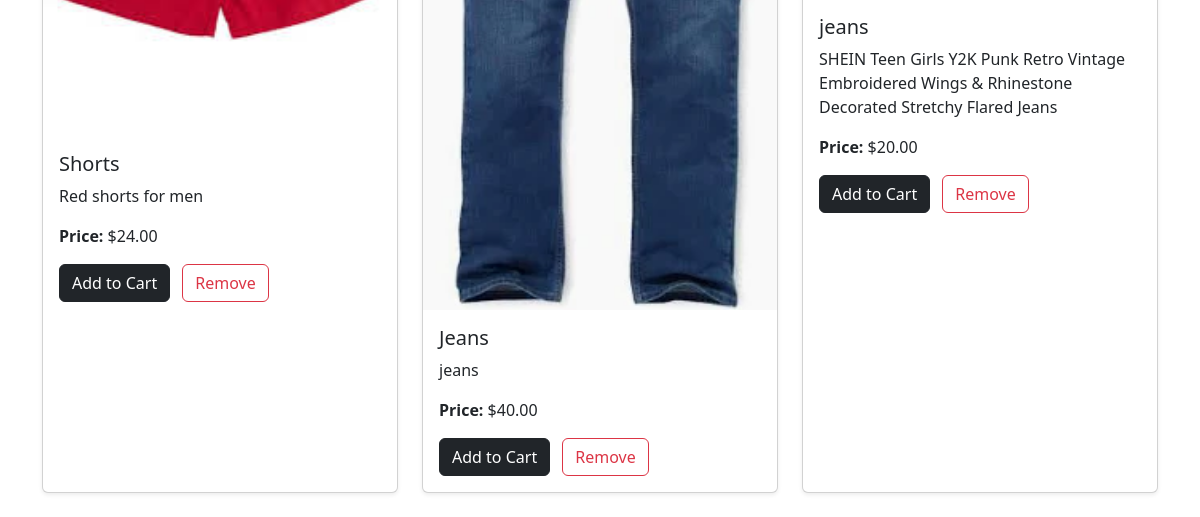
Page /wishlist/ (signed in, lower part) on the earlier database version.
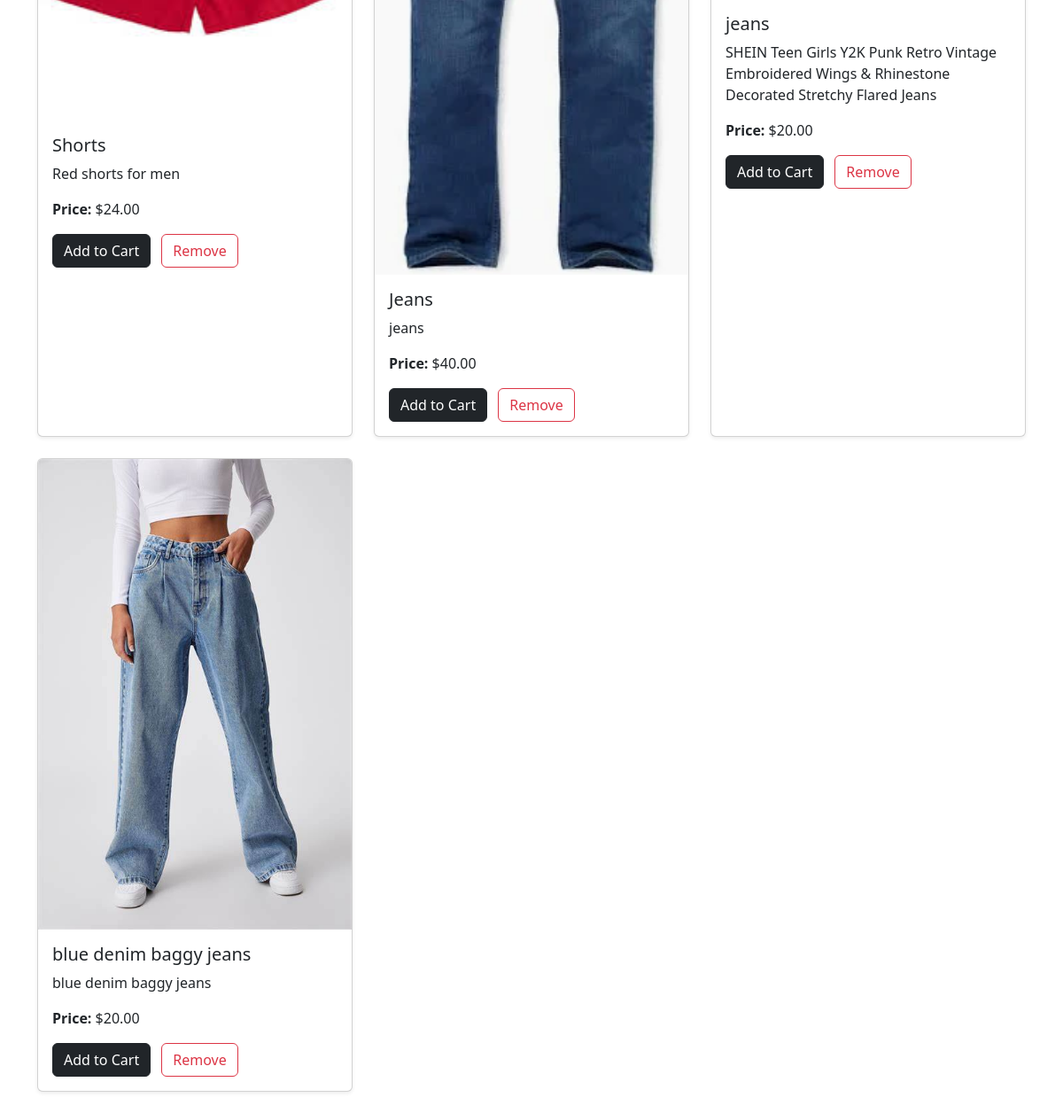
Same page on the later database version.
### wishlist/models.py (models this page shows, shortened)
class Wishlist(models.Model):
    customer = models.ForeignKey(settings.AUTH_USER_MODEL, on_delete=models.CASCADE, related_name='wishlist')
    product = models.ForeignKey(Product, on_delete=models.CASCADE)
    added_at = models.DateTimeField(auto_now_add=True)
    class Meta:
        constraints = [
            models.UniqueConstraint(fields=['customer', 'product'], name='unique_wishlist_item')
        ]

### store/models.py (models this page shows, shortened)
class Product(models.Model):
    name = models.CharField(max_length=255)
    description = models.TextField()
    price = models.DecimalField(max_digits=10, decimal_places=2)
    category = models.ForeignKey(Category, on_delete=models.CASCADE)
    image = models.ImageField(null=True, blank=True)

### wishlist/views.py (the view)
# urls.py: path('', wishlist_view, name='wishlist_view'),
def wishlist_view(request):
    if request.user.is_authenticated:
        wishlist_items = Wishlist.objects.filter(customer=request.user)
        return render(request, 'wishlist.html', {'wishlist_items': wishlist_items})
    else:
        return render(request, 'wishlist.html', {'wishlist_items': [], 'message': 'Please sign in to view your wishlist.'})

### wishlist/templates/wishlist.html (shortened to what this page needs)
{% load static %}
<!DOCTYPE html>
<html lang="en">
<head>
    <link rel="stylesheet" href="{% static 'css/style.css' %}">
    <link href="https://cdn.jsdelivr.net/npm/bootstrap@5.3.3/dist/css/bootstrap.min.css" rel="stylesheet">
</head>
<body>
    {% include 'nav.html' %}
    <div class="container mt-4">
        {% if wishlist_items %}
            <div class="row">
                {% for item in wishlist_items %}
                    <div class="col-md-4 mb-4">
                        <div class="card h-100 shadow-sm">
                            <a href="#">
                                {% if item.product.image %}
                                    <img src="{{ item.product.image.url }}" class="card-img-top" alt="{{ item.product.name }}">
                                {% else %}
                                    <img src="{% static 'images/default.jpg' %}" class="card-img-top" alt="Default Image">
                                {% endif %}
                            </a>
                            <div class="card-body">
                                <h5 class="card-title">{{ item.product.name }}</h5>
                                <p class="card-text">{{ item.product.description|truncatewords:20 }}</p>
                                <p><strong>Price:</strong> ${{ item.product.price }}</p>
                                <a href="{% url 'cart:cart_detail' %}" class="btn btn-dark me-2">Add to Cart</a>
                                <a href="{% url 'wishlist:remove_from_wishlist' item.product.id %}" class="btn btn-outline-danger">Remove</a>
                            </div>
                        </div>
                    </div>
                {% endfor %}
            </div>
        {% endif %}
    </div>
</body>
</html>

Differences in the rows shown:
added Wishlist: product.image (picture), product.name "blue denim baggy jeans", product.description "blue denim baggy jeans", product.price "20.00"
